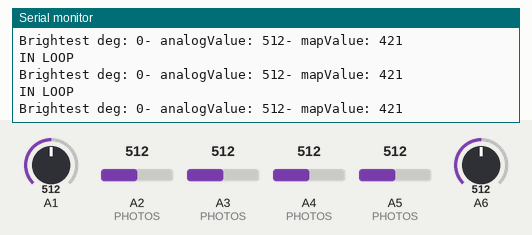
A sketch run on a simulated Arduino Uno, built with avr-gcc and run on an emulated ATmega328P. On the bench: the last lines printed to the serial monitor. Inputs (shaded band) come from the test bench; at power-on: A1 = 512, A2 (PHOTOS) = 512, A3 (PHOTOS) = 512, A4 (PHOTOS) = 512, A6 = 512, A5 (PHOTOS) = 512.

Above: at 1.2 s.
1.3 s: A1 set to 716
At 1.82 s:
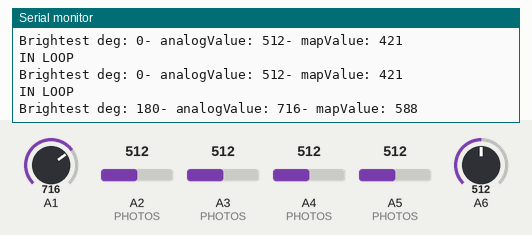
2.8 s: A2 (PHOTOS) set to 716
At 2.82 s:
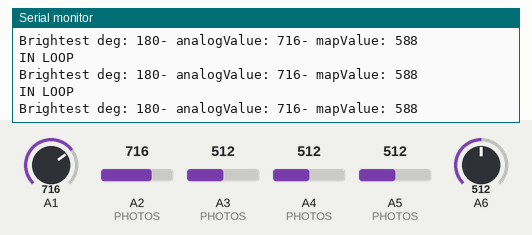
4.3 s: A3 (PHOTOS) set to 716
At 4.33 s:
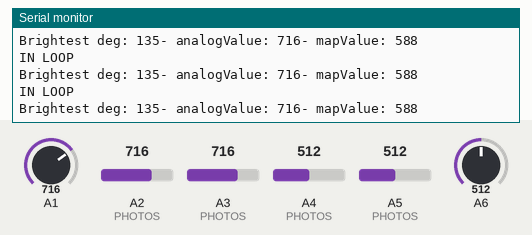
5.8 s: A4 (PHOTOS) set to 716
At 5.83 s:
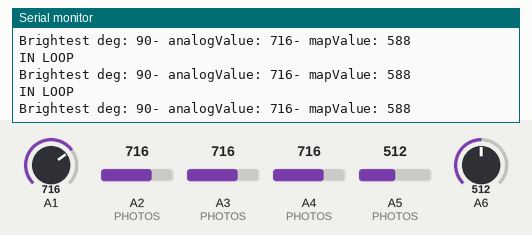
7.3 s: A6 set to 716
At 7.34 s:
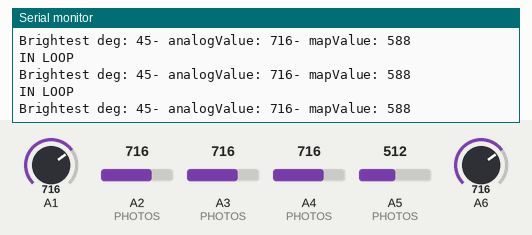
8.8 s: A5 (PHOTOS) set to 992
At 8.84 s:
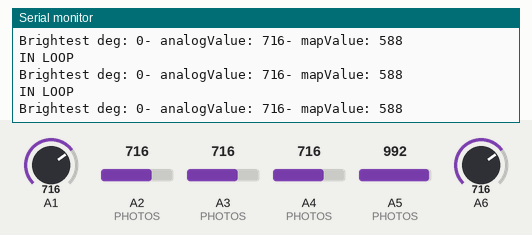
Timing chart, 0 to 11.3 s (numbered marks = the images above; inputs shaded):
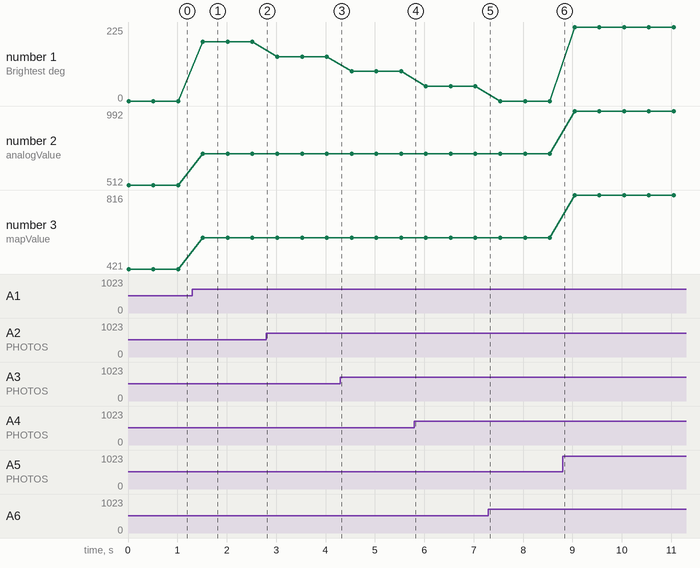

Measured:
- after the input at 1.3 s, the serial monitor: prints a new line after 0.22 s (image 1)
- plotted number 1: 0 → 180 after the input at 1.3 s, 180 → 135 after the input at 2.8 s, 135 → 90 after the input at 4.3 s, 90 → 45 after the input at 5.8 s, 45 → 0 after the input at 7.3 s
- plotted number 2: 512 → 716 after the input at 1.3 s, 716 → 992 after the input at 8.8 s
- plotted number 3: 421 → 588 after the input at 1.3 s, 588 → 816 after the input at 8.8 s

The sketch:

poc_photo.ino
```cpp
const int PHOTO_000 = 6;
const int PHOTO_045 = A4;
const int PHOTO_090 = A3;
const int PHOTO_135 = A2;
const int PHOTO_180 = 9;
const int PHOTO_225 = 5;
const int PHOTO_270 = 3;
const int PHOTO_315 = A5;

const int PHOTO_DEGS[] = { 0, 45, 90, 135, 180, 225, 270, 315 };

const int PHOTOS[] = {
    PHOTO_000,
    PHOTO_045,
    PHOTO_090,
    PHOTO_135,
    PHOTO_180,
    PHOTO_225,
    PHOTO_270,
    PHOTO_315
};

int PHOTOS_LEN = sizeof(PHOTOS)/sizeof(int);

void setup() {
    Serial.begin(9600);

    for(int i; i < PHOTOS_LEN; i++)
        pinMode(i, INPUT);
}

int getBrightest() {

    int analogValue, largest = 0, brightest = -1;

    for(int curr = 0; curr < PHOTOS_LEN; curr++) {
        analogValue = analogRead(PHOTOS[curr]);

        if(analogValue > largest) {
            largest = analogValue;
            brightest = curr;
        }
    }

    return brightest;
}

void loop()
{
    //reads the input on analog pin A0 (value between 0 and 1023)
    //int analogValue = analogRead(A0);

    int brightest = getBrightest();
    //Serial.print("Brightest: ");
    //Serial.println(brightest);
    int analogValue = analogRead(PHOTOS[brightest]);


    // scales it to brightness (value between 0 and 255)
    int mapValue = map(analogValue, 0, 310, 0, 255);

    //int x = PHOTO_DEGS[brightest];
    int x = PHOTO_DEGS[brightest];

    Serial.println("IN LOOP");
    Serial.print("Brightest deg: ");
    //Serial.print(brightest);
    Serial.print(PHOTO_DEGS[brightest]);
    /*
    try {
        Serial.print(PHOTO_DEGS[brightest]);
    }
    catch(String err)
    {
        Serial.println(err);
    }
    */

    Serial.print("- analogValue: ");
    Serial.print(analogValue);

    Serial.print("- mapValue: ");
    Serial.println(mapValue);

    delay(500);

}
```
